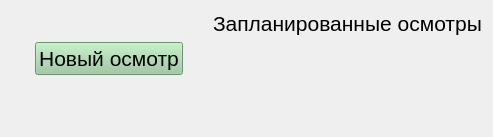
<?xml version="1.0" encoding="UTF-8"?>
<ui version="4.0">
 <class>MainTabWidget</class>
 <widget class="QWidget" name="MainTabWidget">
  <property name="geometry">
   <rect>
    <x>0</x>
    <y>0</y>
    <width>493</width>
    <height>137</height>
   </rect>
  </property>
  <property name="windowTitle">
   <string>Form</string>
  </property>
  <layout class="QGridLayout" name="gridLayout">
   <item row="0" column="1">
    <widget class="QLabel" name="image_label">
     <property name="font">
      <font>
       <pointsize>16</pointsize>
      </font>
     </property>
     <property name="text">
      <string/>
     </property>
     <property name="pixmap">
      <pixmap resource="../res.qrc">:/ui/icons/treatment-80.png</pixmap>
     </property>
     <property name="alignment">
      <set>Qt::AlignBottom|Qt::AlignHCenter</set>
     </property>
    </widget>
   </item>
   <item row="1" column="3">
    <widget class="QWidget" name="widget" native="true"/>
   </item>
   <item row="0" column="3">
    <widget class="QLabel" name="plans_label">
     <property name="font">
      <font>
       <pointsize>16</pointsize>
      </font>
     </property>
     <property name="text">
      <string>Запланированные осмотры</string>
     </property>
    </widget>
   </item>
   <item row="1" column="1">
    <widget class="QPushButton" name="new_visit_pushButton">
     <property name="palette">
      <palette>
       <active>
        <colorrole role="WindowText">
         <brush brushstyle="SolidPattern">
          <color alpha="255">
           <red>0</red>
           <green>0</green>
           <blue>0</blue>
          </color>
         </brush>
        </colorrole>
        <colorrole role="Button">
         <brush brushstyle="SolidPattern">
          <color alpha="255">
           <red>153</red>
           <green>201</green>
           <blue>158</blue>
          </color>
         </brush>
        </colorrole>
        <colorrole role="Light">
         <brush brushstyle="SolidPattern">
          <color alpha="255">
           <red>241</red>
           <green>255</green>
           <blue>243</blue>
          </color>
         </brush>
        </colorrole>
        <colorrole role="Midlight">
         <brush brushstyle="SolidPattern">
          <color alpha="255">
           <red>197</red>
           <green>228</green>
           <blue>200</blue>
          </color>
         </brush>
        </colorrole>
        <colorrole role="Dark">
         <brush brushstyle="SolidPattern">
          <color alpha="255">
           <red>76</red>
           <green>100</green>
           <blue>79</blue>
          </color>
         </brush>
        </colorrole>
        <colorrole role="Mid">
         <brush brushstyle="SolidPattern">
          <color alpha="255">
           <red>102</red>
           <green>134</green>
           <blue>105</blue>
          </color>
         </brush>
        </colorrole>
        <colorrole role="Text">
         <brush brushstyle="SolidPattern">
          <color alpha="255">
           <red>0</red>
           <green>0</green>
           <blue>0</blue>
          </color>
         </brush>
        </colorrole>
        <colorrole role="BrightText">
         <brush brushstyle="SolidPattern">
          <color alpha="255">
           <red>255</red>
           <green>255</green>
           <blue>255</blue>
          </color>
         </brush>
        </colorrole>
        <colorrole role="ButtonText">
         <brush brushstyle="SolidPattern">
          <color alpha="255">
           <red>0</red>
           <green>0</green>
           <blue>0</blue>
          </color>
         </brush>
        </colorrole>
        <colorrole role="Base">
         <brush brushstyle="SolidPattern">
          <color alpha="255">
           <red>255</red>
           <green>255</green>
           <blue>255</blue>
          </color>
         </brush>
        </colorrole>
        <colorrole role="Window">
         <brush brushstyle="SolidPattern">
          <color alpha="255">
           <red>153</red>
           <green>201</green>
           <blue>158</blue>
          </color>
         </brush>
        </colorrole>
        <colorrole role="Shadow">
         <brush brushstyle="SolidPattern">
          <color alpha="255">
           <red>0</red>
           <green>0</green>
           <blue>0</blue>
          </color>
         </brush>
        </colorrole>
        <colorrole role="AlternateBase">
         <brush brushstyle="SolidPattern">
          <color alpha="255">
           <red>204</red>
           <green>228</green>
           <blue>206</blue>
          </color>
         </brush>
        </colorrole>
        <colorrole role="ToolTipBase">
         <brush brushstyle="SolidPattern">
          <color alpha="255">
           <red>255</red>
           <green>255</green>
           <blue>220</blue>
          </color>
         </brush>
        </colorrole>
        <colorrole role="ToolTipText">
         <brush brushstyle="SolidPattern">
          <color alpha="255">
           <red>0</red>
           <green>0</green>
           <blue>0</blue>
          </color>
         </brush>
        </colorrole>
        <colorrole role="PlaceholderText">
         <brush brushstyle="SolidPattern">
          <color alpha="128">
           <red>0</red>
           <green>0</green>
           <blue>0</blue>
          </color>
         </brush>
        </colorrole>
       </active>
       <inactive>
        <colorrole role="WindowText">
         <brush brushstyle="SolidPattern">
          <color alpha="255">
           <red>0</red>
           <green>0</green>
           <blue>0</blue>
          </color>
         </brush>
        </colorrole>
        <colorrole role="Button">
         <brush brushstyle="SolidPattern">
          <color alpha="255">
           <red>153</red>
           <green>201</green>
           <blue>158</blue>
          </color>
         </brush>
        </colorrole>
        <colorrole role="Light">
         <brush brushstyle="SolidPattern">
          <color alpha="255">
           <red>241</red>
           <green>255</green>
           <blue>243</blue>
          </color>
         </brush>
        </colorrole>
        <colorrole role="Midlight">
         <brush brushstyle="SolidPattern">
          <color alpha="255">
           <red>197</red>
           <green>228</green>
           <blue>200</blue>
          </color>
         </brush>
        </colorrole>
        <colorrole role="Dark">
         <brush brushstyle="SolidPattern">
          <color alpha="255">
           <red>76</red>
           <green>100</green>
           <blue>79</blue>
          </color>
         </brush>
        </colorrole>
        <colorrole role="Mid">
         <brush brushstyle="SolidPattern">
          <color alpha="255">
           <red>102</red>
           <green>134</green>
           <blue>105</blue>
          </color>
         </brush>
        </colorrole>
        <colorrole role="Text">
         <brush brushstyle="SolidPattern">
          <color alpha="255">
           <red>0</red>
           <green>0</green>
           <blue>0</blue>
          </color>
         </brush>
        </colorrole>
        <colorrole role="BrightText">
         <brush brushstyle="SolidPattern">
          <color alpha="255">
           <red>255</red>
           <green>255</green>
           <blue>255</blue>
          </color>
         </brush>
        </colorrole>
        <colorrole role="ButtonText">
         <brush brushstyle="SolidPattern">
          <color alpha="255">
           <red>0</red>
           <green>0</green>
           <blue>0</blue>
          </color>
         </brush>
        </colorrole>
        <colorrole role="Base">
         <brush brushstyle="SolidPattern">
          <color alpha="255">
           <red>255</red>
           <green>255</green>
           <blue>255</blue>
          </color>
         </brush>
        </colorrole>
        <colorrole role="Window">
         <brush brushstyle="SolidPattern">
          <color alpha="255">
           <red>153</red>
           <green>201</green>
           <blue>158</blue>
          </color>
         </brush>
        </colorrole>
        <colorrole role="Shadow">
         <brush brushstyle="SolidPattern">
          <color alpha="255">
           <red>0</red>
           <green>0</green>
           <blue>0</blue>
          </color>
         </brush>
        </colorrole>
        <colorrole role="AlternateBase">
         <brush brushstyle="SolidPattern">
          <color alpha="255">
           <red>204</red>
           <green>228</green>
           <blue>206</blue>
          </color>
         </brush>
        </colorrole>
        <colorrole role="ToolTipBase">
         <brush brushstyle="SolidPattern">
          <color alpha="255">
           <red>255</red>
           <green>255</green>
           <blue>220</blue>
          </color>
         </brush>
        </colorrole>
        <colorrole role="ToolTipText">
         <brush brushstyle="SolidPattern">
          <color alpha="255">
           <red>0</red>
           <green>0</green>
           <blue>0</blue>
          </color>
         </brush>
        </colorrole>
        <colorrole role="PlaceholderText">
         <brush brushstyle="SolidPattern">
          <color alpha="128">
           <red>0</red>
           <green>0</green>
           <blue>0</blue>
          </color>
         </brush>
        </colorrole>
       </inactive>
       <disabled>
        <colorrole role="WindowText">
         <brush brushstyle="SolidPattern">
          <color alpha="255">
           <red>76</red>
           <green>100</green>
           <blue>79</blue>
          </color>
         </brush>
        </colorrole>
        <colorrole role="Button">
         <brush brushstyle="SolidPattern">
          <color alpha="255">
           <red>153</red>
           <green>201</green>
           <blue>158</blue>
          </color>
         </brush>
        </colorrole>
        <colorrole role="Light">
         <brush brushstyle="SolidPattern">
          <color alpha="255">
           <red>241</red>
           <green>255</green>
           <blue>243</blue>
          </color>
         </brush>
        </colorrole>
        <colorrole role="Midlight">
         <brush brushstyle="SolidPattern">
          <color alpha="255">
           <red>197</red>
           <green>228</green>
           <blue>200</blue>
          </color>
         </brush>
        </colorrole>
        <colorrole role="Dark">
         <brush brushstyle="SolidPattern">
          <color alpha="255">
           <red>76</red>
           <green>100</green>
           <blue>79</blue>
          </color>
         </brush>
        </colorrole>
        <colorrole role="Mid">
         <brush brushstyle="SolidPattern">
          <color alpha="255">
           <red>102</red>
           <green>134</green>
           <blue>105</blue>
          </color>
         </brush>
        </colorrole>
        <colorrole role="Text">
         <brush brushstyle="SolidPattern">
          <color alpha="255">
           <red>76</red>
           <green>100</green>
           <blue>79</blue>
          </color>
         </brush>
        </colorrole>
        <colorrole role="BrightText">
         <brush brushstyle="SolidPattern">
          <color alpha="255">
           <red>255</red>
           <green>255</green>
           <blue>255</blue>
          </color>
         </brush>
        </colorrole>
        <colorrole role="ButtonText">
         <brush brushstyle="SolidPattern">
          <color alpha="255">
           <red>76</red>
           <green>100</green>
           <blue>79</blue>
          </color>
         </brush>
        </colorrole>
        <colorrole role="Base">
         <brush brushstyle="SolidPattern">
          <color alpha="255">
           <red>153</red>
           <green>201</green>
           <blue>158</blue>
          </color>
         </brush>
        </colorrole>
        <colorrole role="Window">
         <brush brushstyle="SolidPattern">
          <color alpha="255">
           <red>153</red>
           <green>201</green>
           <blue>158</blue>
          </color>
         </brush>
        </colorrole>
        <colorrole role="Shadow">
         <brush brushstyle="SolidPattern">
          <color alpha="255">
           <red>0</red>
           <green>0</green>
           <blue>0</blue>
          </color>
         </brush>
        </colorrole>
        <colorrole role="AlternateBase">
         <brush brushstyle="SolidPattern">
          <color alpha="255">
           <red>153</red>
           <green>201</green>
           <blue>158</blue>
          </color>
         </brush>
        </colorrole>
        <colorrole role="ToolTipBase">
         <brush brushstyle="SolidPattern">
          <color alpha="255">
           <red>255</red>
           <green>255</green>
           <blue>220</blue>
          </color>
         </brush>
        </colorrole>
        <colorrole role="ToolTipText">
         <brush brushstyle="SolidPattern">
          <color alpha="255">
           <red>0</red>
           <green>0</green>
           <blue>0</blue>
          </color>
         </brush>
        </colorrole>
        <colorrole role="PlaceholderText">
         <brush brushstyle="SolidPattern">
          <color alpha="128">
           <red>0</red>
           <green>0</green>
           <blue>0</blue>
          </color>
         </brush>
        </colorrole>
       </disabled>
      </palette>
     </property>
     <property name="font">
      <font>
       <pointsize>16</pointsize>
      </font>
     </property>
     <property name="text">
      <string>Новый осмотр</string>
     </property>
    </widget>
   </item>
   <item row="2" column="1">
    <spacer name="verticalSpacer">
     <property name="orientation">
      <enum>Qt::Vertical</enum>
     </property>
     <property name="sizeHint" stdset="0">
      <size>
       <width>20</width>
       <height>40</height>
      </size>
     </property>
    </spacer>
   </item>
   <item row="1" column="0">
    <spacer name="horizontalSpacer">
     <property name="orientation">
      <enum>Qt::Horizontal</enum>
     </property>
     <property name="sizeHint" stdset="0">
      <size>
       <width>40</width>
       <height>20</height>
      </size>
     </property>
    </spacer>
   </item>
   <item row="1" column="2">
    <spacer name="horizontalSpacer_2">
     <property name="orientation">
      <enum>Qt::Horizontal</enum>
     </property>
     <property name="sizeHint" stdset="0">
      <size>
       <width>40</width>
       <height>20</height>
      </size>
     </property>
    </spacer>
   </item>
  </layout>
 </widget>
 <resources>
  <include location="../res.qrc"/>
 </resources>
 <connections/>
</ui>
